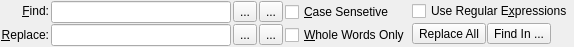
<?xml version="1.0" encoding="UTF-8"?>
<ui version="4.0">
 <class>FindReplaceWidget</class>
 <widget class="QWidget" name="FindReplaceWidget">
  <property name="geometry">
   <rect>
    <x>0</x>
    <y>0</y>
    <width>535</width>
    <height>47</height>
   </rect>
  </property>
  <property name="sizePolicy">
   <sizepolicy hsizetype="Preferred" vsizetype="Fixed">
    <horstretch>0</horstretch>
    <verstretch>0</verstretch>
   </sizepolicy>
  </property>
  <property name="minimumSize">
   <size>
    <width>0</width>
    <height>47</height>
   </size>
  </property>
  <property name="maximumSize">
   <size>
    <width>16777215</width>
    <height>47</height>
   </size>
  </property>
  <property name="windowTitle">
   <string>Form</string>
  </property>
  <layout class="QGridLayout" name="gridLayout">
   <property name="horizontalSpacing">
    <number>2</number>
   </property>
   <property name="verticalSpacing">
    <number>1</number>
   </property>
   <property name="margin">
    <number>1</number>
   </property>
   <item row="0" column="0">
    <widget class="QLabel" name="label">
     <property name="text">
      <string>&amp;Find:</string>
     </property>
     <property name="alignment">
      <set>Qt::AlignRight|Qt::AlignTrailing|Qt::AlignVCenter</set>
     </property>
     <property name="buddy">
      <cstring>findLineEdit</cstring>
     </property>
    </widget>
   </item>
   <item row="0" column="1" rowspan="2">
    <widget class="QLineEdit" name="findLineEdit">
     <property name="minimumSize">
      <size>
       <width>180</width>
       <height>0</height>
      </size>
     </property>
    </widget>
   </item>
   <item row="0" column="2" rowspan="2">
    <widget class="QToolButton" name="findPrevToolButton">
     <property name="toolTip">
      <string>Find Previous (Shift+F3)</string>
     </property>
     <property name="text">
      <string>...</string>
     </property>
     <property name="icon">
      <iconset resource="QWorkBase.qrc">
       <normaloff>:/images/fr_find_prev.png</normaloff>:/images/fr_find_prev.png</iconset>
     </property>
     <property name="shortcut">
      <string>Shift+F3</string>
     </property>
    </widget>
   </item>
   <item row="0" column="3" rowspan="2">
    <widget class="QToolButton" name="findNextToolButton">
     <property name="toolTip">
      <string>Find Next (F3)</string>
     </property>
     <property name="text">
      <string>...</string>
     </property>
     <property name="icon">
      <iconset resource="QWorkBase.qrc">
       <normaloff>:/images/fr_find_next.png</normaloff>:/images/fr_find_next.png</iconset>
     </property>
     <property name="shortcut">
      <string>F3</string>
     </property>
    </widget>
   </item>
   <item row="0" column="4" rowspan="2">
    <widget class="QCheckBox" name="caseSensetiveCheckBox">
     <property name="text">
      <string>&amp;Case Sensetive</string>
     </property>
    </widget>
   </item>
   <item row="0" column="5">
    <widget class="QCheckBox" name="useRegularExpressionsCheckBox">
     <property name="text">
      <string>Use Regular E&amp;xpressions</string>
     </property>
    </widget>
   </item>
   <item row="1" column="5" rowspan="2">
    <layout class="QHBoxLayout" name="horizontalLayout">
     <property name="spacing">
      <number>1</number>
     </property>
     <item>
      <widget class="QToolButton" name="replaceAllPushButton">
       <property name="text">
        <string>Replace All</string>
       </property>
      </widget>
     </item>
     <item>
      <widget class="QToolButton" name="findInPushButton">
       <property name="text">
        <string>Find In ...</string>
       </property>
      </widget>
     </item>
     <item>
      <spacer name="horizontalSpacer">
       <property name="orientation">
        <enum>Qt::Horizontal</enum>
       </property>
       <property name="sizeHint" stdset="0">
        <size>
         <width>40</width>
         <height>20</height>
        </size>
       </property>
      </spacer>
     </item>
    </layout>
   </item>
   <item row="2" column="0">
    <widget class="QLabel" name="label_2">
     <property name="text">
      <string>&amp;Replace:</string>
     </property>
     <property name="alignment">
      <set>Qt::AlignRight|Qt::AlignTrailing|Qt::AlignVCenter</set>
     </property>
     <property name="buddy">
      <cstring>replaceLineEdit</cstring>
     </property>
    </widget>
   </item>
   <item row="2" column="1">
    <widget class="QLineEdit" name="replaceLineEdit">
     <property name="minimumSize">
      <size>
       <width>180</width>
       <height>0</height>
      </size>
     </property>
    </widget>
   </item>
   <item row="2" column="2">
    <widget class="QToolButton" name="replacePrevToolButton">
     <property name="toolTip">
      <string>Replace, Find Previous (Shift+F7)</string>
     </property>
     <property name="text">
      <string>...</string>
     </property>
     <property name="icon">
      <iconset resource="QWorkBase.qrc">
       <normaloff>:/images/fr_repl_prev.png</normaloff>:/images/fr_repl_prev.png</iconset>
     </property>
     <property name="shortcut">
      <string>Shift+F7</string>
     </property>
    </widget>
   </item>
   <item row="2" column="3">
    <widget class="QToolButton" name="replaceNextToolButton">
     <property name="toolTip">
      <string>Replace, Find Next (F7)</string>
     </property>
     <property name="text">
      <string>...</string>
     </property>
     <property name="icon">
      <iconset resource="QWorkBase.qrc">
       <normaloff>:/images/fr_repl_next.png</normaloff>:/images/fr_repl_next.png</iconset>
     </property>
     <property name="shortcut">
      <string>F7</string>
     </property>
    </widget>
   </item>
   <item row="2" column="4">
    <widget class="QCheckBox" name="wholeWordsOnlyCheckBox">
     <property name="text">
      <string>&amp;Whole Words Only</string>
     </property>
    </widget>
   </item>
  </layout>
 </widget>
 <tabstops>
  <tabstop>findLineEdit</tabstop>
  <tabstop>replaceLineEdit</tabstop>
  <tabstop>findPrevToolButton</tabstop>
  <tabstop>findNextToolButton</tabstop>
  <tabstop>replacePrevToolButton</tabstop>
  <tabstop>replaceNextToolButton</tabstop>
  <tabstop>caseSensetiveCheckBox</tabstop>
  <tabstop>useRegularExpressionsCheckBox</tabstop>
  <tabstop>wholeWordsOnlyCheckBox</tabstop>
 </tabstops>
 <resources>
  <include location="QWorkBase.qrc"/>
 </resources>
 <connections/>
</ui>
